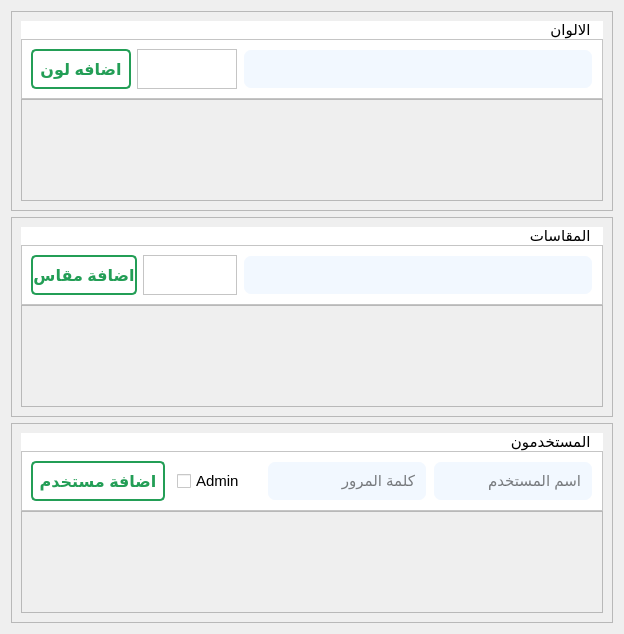
                <widget class="QWidget" name="page_6">
                 <layout class="QVBoxLayout" name="verticalLayout_20">
                  <item>
                   <widget class="QFrame" name="frame_19">
                    <property name="minimumSize">
                     <size>
                      <width>2</width>
                      <height>200</height>
                     </size>
                    </property>
                    <property name="frameShape">
                     <enum>QFrame::StyledPanel</enum>
                    </property>
                    <property name="frameShadow">
                     <enum>QFrame::Raised</enum>
                    </property>
                    <layout class="QVBoxLayout" name="verticalLayout_16">
                     <property name="spacing">
                      <number>0</number>
                     </property>
                     <item>
                      <widget class="QLabel" name="label_25">
                       <property name="font">
                        <font>
                         <pointsize>11</pointsize>
                        </font>
                       </property>
                       <property name="styleSheet">
                        <string notr="true">background-color: rgb(255, 255, 255);</string>
                       </property>
                       <property name="text">
                        <string>   الالوان  </string>
                       </property>
                      </widget>
                     </item>
                     <item>
                      <widget class="QFrame" name="frame_20">
                       <property name="minimumSize">
                        <size>
                         <width>0</width>
                         <height>58</height>
                        </size>
                       </property>
                       <property name="styleSheet">
                        <string notr="true">background-color: rgb(255, 255, 255);</string>
                       </property>
                       <property name="frameShape">
                        <enum>QFrame::StyledPanel</enum>
                       </property>
                       <property name="frameShadow">
                        <enum>QFrame::Raised</enum>
                       </property>
                       <layout class="QHBoxLayout" name="horizontalLayout_6">
                        <item>
                         <widget class="QPushButton" name="add_color_btn">
                          <property name="minimumSize">
                           <size>
                            <width>0</width>
                            <height>40</height>
                           </size>
                          </property>
                          <property name="maximumSize">
                           <size>
                            <width>134</width>
                            <height>16777215</height>
                           </size>
                          </property>
                          <property name="font">
                           <font>
                            <pointsize>12</pointsize>
                            <bold>true</bold>
                           </font>
                          </property>
                          <property name="cursor">
                           <cursorShape>PointingHandCursor</cursorShape>
                          </property>
                          <property name="styleSheet">
                           <string notr="true">QPushButton
{
	border:0px;
	color: rgb(35, 158, 86);
	border: 2px solid  rgb(35, 158, 86);
	border-radius:5px
}
QPushButton:hover
{
	border:0px;
	background-color: rgb(35, 158, 86);
	
	color: #fff;
}</string>
                          </property>
                          <property name="text">
                           <string>اضافه لون</string>
                          </property>
                         </widget>
                        </item>
                        <item>
                         <widget class="QFrame" name="frame_24">
                          <property name="frameShape">
                           <enum>QFrame::StyledPanel</enum>
                          </property>
                          <property name="frameShadow">
                           <enum>QFrame::Raised</enum>
                          </property>
                         </widget>
                        </item>
                        <item>
                         <widget class="QLineEdit" name="add_color_line">
                          <property name="minimumSize">
                           <size>
                            <width>0</width>
                            <height>40</height>
                           </size>
                          </property>
                          <property name="maximumSize">
                           <size>
                            <width>350</width>
                            <height>16777215</height>
                           </size>
                          </property>
                          <property name="styleSheet">
                           <string notr="true">QLineEdit{
border:2px solid transparent;
border-radius: 8px;
padding: 0px 8px;
background-color: rgb(242, 248, 255);
}
QLineEdit::hover{

	border: 2px solid rgb(103, 222, 255);
}
QLineEdit::focus{
	border: 2px solid rgb(103, 222, 255);
}</string>
                          </property>
                         </widget>
                        </item>
                       </layout>
                      </widget>
                     </item>
                     <item>
                      <widget class="QScrollArea" name="scrollArea_5">
                       <property name="styleSheet">
                        <string notr="true">QScrollBar:vertical{
	border: none;
	background-color: rgb(181, 196, 232);
	width: 14px;	
	margin: 15px 0px 15px 0px;
	border-radius:0px;
}
QScrollBar::handle:vertical{
	background-color: rgb(145, 145, 145);
	min-height:30px;
	border-radius:7px;
}
QScrollBar::handle:vertical:hover{
	background-color: rgb(99, 99, 99);
}
QScrollBar::handle:vertical:pressed{
	background-color: rgb(0, 0, 0);
}
QScrollBar::sub-line:vertical{
	border:none;
	background-color: rgb(194, 194, 194);
	height:14px;
	border-top-left-radius: 6px;
	border-top-right-radius: 6px;
	subcontrol-position:top;
	subcontrol-origin:margin;
}
QScrollBar::sub-line:vertical:hover{
background-color: rgb(134, 134, 134);
}
QScrollBar::sub-line:vertical:pressed{
	background-color: rgb(1, 13, 89);
}
QScrollBar::add-line:vertical{

	border:none;
	background-color: rgb(194, 194, 194);
	height:14px;
	border-bottom-left-radius: 6px;
	border-bottom-right-radius: 6px;
	subcontrol-position:bottom;
	subcontrol-origin:margin;
}

QScrollBar::add-line:vertical:hover{
background-color: rgb(134, 134, 134);
}
QScrollBar::add-line:vertical:pressed{
	background-color: rgb(1, 13, 89);
}
QScrollBar::up-arrow::vertical, QScrollBar::down-arrow:vertical{
	border:none
}
QScrollBar::add-page::vertical, QScrollBar::sub-page:vertical{
	border:none
}
</string>
                       </property>
                       <property name="widgetResizable">
                        <bool>true</bool>
                       </property>
                       <widget class="QWidget" name="scrollAreaWidgetContents_5">
                        <property name="geometry">
                         <rect>
                          <x>0</x>
                          <y>0</y>
                          <width>1007</width>
                          <height>154</height>
                         </rect>
                        </property>
                        <layout class="QVBoxLayout" name="verticalLayout_17"/>
                       </widget>
                      </widget>
                     </item>
                    </layout>
                   </widget>
                  </item>
                  <item>
                   <widget class="QFrame" name="frame_25">
                    <property name="minimumSize">
                     <size>
                      <width>0</width>
                      <height>200</height>
                     </size>
                    </property>
                    <property name="frameShape">
                     <enum>QFrame::StyledPanel</enum>
                    </property>
                    <property name="frameShadow">
                     <enum>QFrame::Raised</enum>
                    </property>
                    <layout class="QVBoxLayout" name="verticalLayout_18">
                     <property name="spacing">
                      <number>0</number>
                     </property>
                     <item>
                      <widget class="QLabel" name="label_26">
                       <property name="font">
                        <font>
                         <pointsize>11</pointsize>
                        </font>
                       </property>
                       <property name="styleSheet">
                        <string notr="true">background-color: rgb(255, 255, 255);</string>
                       </property>
                       <property name="text">
                        <string>   المقاسات</string>
                       </property>
                      </widget>
                     </item>
                     <item>
                      <widget class="QFrame" name="frame_27">
                       <property name="minimumSize">
                        <size>
                         <width>0</width>
                         <height>58</height>
                        </size>
                       </property>
                       <property name="styleSheet">
                        <string notr="true">background-color: rgb(255, 255, 255);</string>
                       </property>
                       <property name="frameShape">
                        <enum>QFrame::StyledPanel</enum>
                       </property>
                       <property name="frameShadow">
                        <enum>QFrame::Raised</enum>
                       </property>
                       <layout class="QHBoxLayout" name="horizontalLayout_7">
                        <item>
                         <widget class="QPushButton" name="add_size_bn">
                          <property name="minimumSize">
                           <size>
                            <width>0</width>
                            <height>40</height>
                           </size>
                          </property>
                          <property name="maximumSize">
                           <size>
                            <width>134</width>
                            <height>16777215</height>
                           </size>
                          </property>
                          <property name="font">
                           <font>
                            <pointsize>12</pointsize>
                            <bold>true</bold>
                           </font>
                          </property>
                          <property name="cursor">
                           <cursorShape>PointingHandCursor</cursorShape>
                          </property>
                          <property name="styleSheet">
                           <string notr="true">QPushButton
{
	border:0px;
	color: rgb(35, 158, 86);
	border: 2px solid  rgb(35, 158, 86);
	border-radius:5px
}
QPushButton:hover
{
	border:0px;
	background-color: rgb(35, 158, 86);
	
	color: #fff;
}</string>
                          </property>
                          <property name="text">
                           <string>اضافة مقاس</string>
                          </property>
                         </widget>
                        </item>
                        <item>
                         <widget class="QFrame" name="frame_28">
                          <property name="frameShape">
                           <enum>QFrame::StyledPanel</enum>
                          </property>
                          <property name="frameShadow">
                           <enum>QFrame::Raised</enum>
                          </property>
                         </widget>
                        </item>
                        <item>
                         <widget class="QLineEdit" name="add_size_line">
                          <property name="minimumSize">
                           <size>
                            <width>0</width>
                            <height>40</height>
                           </size>
                          </property>
                          <property name="maximumSize">
                           <size>
                            <width>350</width>
                            <height>16777215</height>
                           </size>
                          </property>
                          <property name="styleSheet">
                           <string notr="true">QLineEdit{
border:2px solid transparent;
border-radius: 8px;
padding: 0px 8px;
background-color: rgb(242, 248, 255);
}
QLineEdit::hover{

	border: 2px solid rgb(103, 222, 255);
}
QLineEdit::focus{
	border: 2px solid rgb(103, 222, 255);
}</string>
                          </property>
                         </widget>
                        </item>
                       </layout>
                      </widget>
                     </item>
                     <item>
                      <widget class="QScrollArea" name="scrollArea_6">
                       <property name="styleSheet">
                        <string notr="true">QScrollBar:vertical{
	border: none;
	background-color: rgb(181, 196, 232);
	width: 14px;	
	margin: 15px 0px 15px 0px;
	border-radius:0px;
}
QScrollBar::handle:vertical{
	background-color: rgb(145, 145, 145);
	min-height:30px;
	border-radius:7px;
}
QScrollBar::handle:vertical:hover{
	background-color: rgb(99, 99, 99);
}
QScrollBar::handle:vertical:pressed{
	background-color: rgb(0, 0, 0);
}
QScrollBar::sub-line:vertical{
	border:none;
	background-color: rgb(194, 194, 194);
	height:14px;
	border-top-left-radius: 6px;
	border-top-right-radius: 6px;
	subcontrol-position:top;
	subcontrol-origin:margin;
}
QScrollBar::sub-line:vertical:hover{
background-color: rgb(134, 134, 134);
}
QScrollBar::sub-line:vertical:pressed{
	background-color: rgb(1, 13, 89);
}
QScrollBar::add-line:vertical{

	border:none;
	background-color: rgb(194, 194, 194);
	height:14px;
	border-bottom-left-radius: 6px;
	border-bottom-right-radius: 6px;
	subcontrol-position:bottom;
	subcontrol-origin:margin;
}

QScrollBar::add-line:vertical:hover{
background-color: rgb(134, 134, 134);
}
QScrollBar::add-line:vertical:pressed{
	background-color: rgb(1, 13, 89);
}
QScrollBar::up-arrow::vertical, QScrollBar::down-arrow:vertical{
	border:none
}
QScrollBar::add-page::vertical, QScrollBar::sub-page:vertical{
	border:none
}
</string>
                       </property>
                       <property name="widgetResizable">
                        <bool>true</bool>
                       </property>
                       <widget class="QWidget" name="scrollAreaWidgetContents_6">
                        <property name="geometry">
                         <rect>
                          <x>0</x>
                          <y>0</y>
                          <width>1007</width>
                          <height>154</height>
                         </rect>
                        </property>
                        <layout class="QVBoxLayout" name="verticalLayout_19"/>
                       </widget>
                      </widget>
                     </item>
                    </layout>
                   </widget>
                  </item>
                  <item>
                   <widget class="QFrame" name="frame_18">
                    <property name="minimumSize">
                     <size>
                      <width>0</width>
                      <height>200</height>
                     </size>
                    </property>
                    <property name="frameShape">
                     <enum>QFrame::StyledPanel</enum>
                    </property>
                    <property name="frameShadow">
                     <enum>QFrame::Raised</enum>
                    </property>
                    <layout class="QVBoxLayout" name="verticalLayout_11">
                     <property name="spacing">
                      <number>0</number>
                     </property>
                     <item>
                      <widget class="QLabel" name="label_27">
                       <property name="font">
                        <font>
                         <pointsize>11</pointsize>
                        </font>
                       </property>
                       <property name="styleSheet">
                        <string notr="true">background-color: rgb(255, 255, 255);</string>
                       </property>
                       <property name="text">
                        <string>   المستخدمون</string>
                       </property>
                      </widget>
                     </item>
                     <item>
                      <widget class="QFrame" name="frame_21">
                       <property name="minimumSize">
                        <size>
                         <width>0</width>
                         <height>58</height>
                        </size>
                       </property>
                       <property name="styleSheet">
                        <string notr="true">background-color: rgb(255, 255, 255);</string>
                       </property>
                       <property name="frameShape">
                        <enum>QFrame::StyledPanel</enum>
                       </property>
                       <property name="frameShadow">
                        <enum>QFrame::Raised</enum>
                       </property>
                       <layout class="QHBoxLayout" name="horizontalLayout_5">
                        <item>
                         <widget class="QPushButton" name="add_user">
                          <property name="minimumSize">
                           <size>
                            <width>134</width>
                            <height>40</height>
                           </size>
                          </property>
                          <property name="maximumSize">
                           <size>
                            <width>140</width>
                            <height>16777215</height>
                           </size>
                          </property>
                          <property name="font">
                           <font>
                            <pointsize>12</pointsize>
                            <bold>true</bold>
                           </font>
                          </property>
                          <property name="cursor">
                           <cursorShape>PointingHandCursor</cursorShape>
                          </property>
                          <property name="styleSheet">
                           <string notr="true">QPushButton
{
	border:0px;
	color: rgb(35, 158, 86);
	border: 2px solid  rgb(35, 158, 86);
	border-radius:5px
}
QPushButton:hover
{
	border:0px;
	background-color: rgb(35, 158, 86);
	
	color: #fff;
}</string>
                          </property>
                          <property name="text">
                           <string>اضافة مستخدم</string>
                          </property>
                         </widget>
                        </item>
                        <item>
                         <widget class="QFrame" name="frame_26">
                          <property name="frameShape">
                           <enum>QFrame::StyledPanel</enum>
                          </property>
                          <property name="frameShadow">
                           <enum>QFrame::Raised</enum>
                          </property>
                         </widget>
                        </item>
                        <item>
                         <widget class="QCheckBox" name="checkBox">
                          <property name="minimumSize">
                           <size>
                            <width>84</width>
                            <height>32</height>
                           </size>
                          </property>
                          <property name="maximumSize">
                           <size>
                            <width>150</width>
                            <height>16777215</height>
                           </size>
                          </property>
                          <property name="font">
                           <font>
                            <pointsize>11</pointsize>
                           </font>
                          </property>
                          <property name="cursor">
                           <cursorShape>PointingHandCursor</cursorShape>
                          </property>
                          <property name="text">
                           <string>Admin</string>
                          </property>
                         </widget>
                        </item>
                        <item>
                         <widget class="QLineEdit" name="add_pass">
                          <property name="minimumSize">
                           <size>
                            <width>100</width>
                            <height>40</height>
                           </size>
                          </property>
                          <property name="maximumSize">
                           <size>
                            <width>350</width>
                            <height>16777215</height>
                           </size>
                          </property>
                          <property name="font">
                           <font>
                            <pointsize>11</pointsize>
                           </font>
                          </property>
                          <property name="styleSheet">
                           <string notr="true">QLineEdit{
border:2px solid transparent;
border-radius: 8px;
padding: 0px 8px;
background-color: rgb(242, 248, 255);
}
QLineEdit::hover{

	border: 2px solid rgb(103, 222, 255);
}
QLineEdit::focus{
	border: 2px solid rgb(103, 222, 255);
}</string>
                          </property>
                          <property name="placeholderText">
                           <string>كلمة المرور</string>
                          </property>
                         </widget>
                        </item>
                        <item>
                         <widget class="QLineEdit" name="add_usr">
                          <property name="minimumSize">
                           <size>
                            <width>100</width>
                            <height>40</height>
                           </size>
                          </property>
                          <property name="maximumSize">
                           <size>
                            <width>350</width>
                            <height>16777215</height>
                           </size>
                          </property>
                          <property name="font">
                           <font>
                            <pointsize>11</pointsize>
                           </font>
                          </property>
                          <property name="styleSheet">
                           <string notr="true">QLineEdit{
border:2px solid transparent;
border-radius: 8px;
padding: 0px 8px;
background-color: rgb(242, 248, 255);
}
QLineEdit::hover{

	border: 2px solid rgb(103, 222, 255);
}
QLineEdit::focus{
	border: 2px solid rgb(103, 222, 255);
}</string>
                          </property>
                          <property name="placeholderText">
                           <string>اسم المستخدم</string>
                          </property>
                         </widget>
                        </item>
                       </layout>
                      </widget>
                     </item>
                     <item>
                      <widget class="QScrollArea" name="scrollArea_4">
                       <property name="styleSheet">
                        <string notr="true">QScrollBar:vertical{
	border: none;
	background-color: rgb(181, 196, 232);
	width: 14px;	
	margin: 15px 0px 15px 0px;
	border-radius:0px;
}
QScrollBar::handle:vertical{
	background-color: rgb(145, 145, 145);
	min-height:30px;
	border-radius:7px;
}
QScrollBar::handle:vertical:hover{
	background-color: rgb(99, 99, 99);
}
QScrollBar::handle:vertical:pressed{
	background-color: rgb(0, 0, 0);
}
QScrollBar::sub-line:vertical{
	border:none;
	background-color: rgb(194, 194, 194);
	height:14px;
	border-top-left-radius: 6px;
	border-top-right-radius: 6px;
	subcontrol-position:top;
	subcontrol-origin:margin;
}
QScrollBar::sub-line:vertical:hover{
background-color: rgb(134, 134, 134);
}
QScrollBar::sub-line:vertical:pressed{
	background-color: rgb(1, 13, 89);
}
QScrollBar::add-line:vertical{

	border:none;
	background-color: rgb(194, 194, 194);
	height:14px;
	border-bottom-left-radius: 6px;
	border-bottom-right-radius: 6px;
	subcontrol-position:bottom;
	subcontrol-origin:margin;
}

QScrollBar::add-line:vertical:hover{
background-color: rgb(134, 134, 134);
}
QScrollBar::add-line:vertical:pressed{
	background-color: rgb(1, 13, 89);
}
QScrollBar::up-arrow::vertical, QScrollBar::down-arrow:vertical{
	border:none
}
QScrollBar::add-page::vertical, QScrollBar::sub-page:vertical{
	border:none
}
</string>
                       </property>
                       <property name="widgetResizable">
                        <bool>true</bool>
                       </property>
                       <widget class="QWidget" name="scrollAreaWidgetContents_4">
                        <property name="geometry">
                         <rect>
                          <x>0</x>
                          <y>0</y>
                          <width>1007</width>
                          <height>154</height>
                         </rect>
                        </property>
                        <property name="styleSheet">
                         <string notr="true"/>
                        </property>
                        <layout class="QVBoxLayout" name="verticalLayout_15"/>
                       </widget>
                      </widget>
                     </item>
                    </layout>
                   </widget>
                  </item>
                 </layout>
                </widget>
